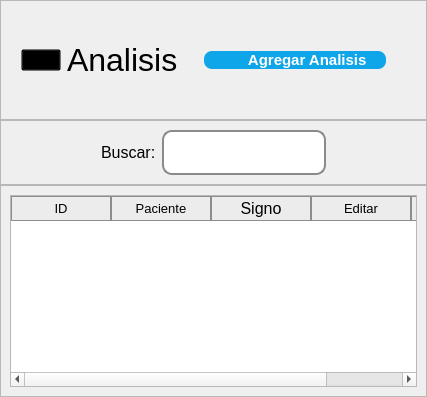
            <widget class="QWidget" name="pagAnalisis">
             <layout class="QVBoxLayout" name="verticalLayout_18">
              <property name="spacing">
               <number>0</number>
              </property>
              <property name="leftMargin">
               <number>0</number>
              </property>
              <property name="topMargin">
               <number>0</number>
              </property>
              <property name="rightMargin">
               <number>0</number>
              </property>
              <property name="bottomMargin">
               <number>0</number>
              </property>
              <item alignment="Qt::AlignTop">
               <widget class="QFrame" name="frame_6">
                <property name="minimumSize">
                 <size>
                  <width>0</width>
                  <height>120</height>
                 </size>
                </property>
                <property name="frameShape">
                 <enum>QFrame::StyledPanel</enum>
                </property>
                <property name="frameShadow">
                 <enum>QFrame::Raised</enum>
                </property>
                <layout class="QHBoxLayout" name="horizontalLayout_2">
                 <property name="leftMargin">
                  <number>20</number>
                 </property>
                 <property name="topMargin">
                  <number>20</number>
                 </property>
                 <property name="rightMargin">
                  <number>20</number>
                 </property>
                 <property name="bottomMargin">
                  <number>20</number>
                 </property>
                 <item>
                  <widget class="QPushButton" name="pushButton_18">
                   <property name="styleSheet">
                    <string notr="true">QPushButton{
	background-color: transparent;
}</string>
                   </property>
                   <property name="text">
                    <string/>
                   </property>
                   <property name="icon">
                    <iconset>
                     <normaloff>img/enfermedadesPag.svg</normaloff>img/enfermedadesPag.svg</iconset>
                   </property>
                   <property name="iconSize">
                    <size>
                     <width>80</width>
                     <height>80</height>
                    </size>
                   </property>
                  </widget>
                 </item>
                 <item>
                  <widget class="QLabel" name="lblBienvenenida_5">
                   <property name="sizePolicy">
                    <sizepolicy hsizetype="Preferred" vsizetype="Expanding">
                     <horstretch>0</horstretch>
                     <verstretch>0</verstretch>
                    </sizepolicy>
                   </property>
                   <property name="font">
                    <font>
                     <family>Arial</family>
                     <pointsize>24</pointsize>
                    </font>
                   </property>
                   <property name="text">
                    <string>Analisis</string>
                   </property>
                  </widget>
                 </item>
                 <item>
                  <widget class="QPushButton" name="btnAgregarCita_2">
                   <property name="sizePolicy">
                    <sizepolicy hsizetype="Expanding" vsizetype="Fixed">
                     <horstretch>0</horstretch>
                     <verstretch>0</verstretch>
                    </sizepolicy>
                   </property>
                   <property name="maximumSize">
                    <size>
                     <width>16777215</width>
                     <height>16777215</height>
                    </size>
                   </property>
                   <property name="font">
                    <font>
                     <family>Arial</family>
                     <pointsize>11</pointsize>
                     <weight>75</weight>
                     <bold>true</bold>
                    </font>
                   </property>
                   <property name="cursor">
                    <cursorShape>PointingHandCursor</cursorShape>
                   </property>
                   <property name="layoutDirection">
                    <enum>Qt::LeftToRight</enum>
                   </property>
                   <property name="styleSheet">
                    <string notr="true">QPushButton{
	background-color: #0EA5E9;
	border: none;
	padding-left: 10px;
	padding-right: 10px;
	color: #fff;
	margin-left: 20px;
	margin-right: 20px;
	border-radius: 8px;
}

QPushButton::hover{
	background-color: #0284c7;
}</string>
                   </property>
                   <property name="text">
                    <string>      Agregar Analisis</string>
                   </property>
                   <property name="icon">
                    <iconset>
                     <normaloff>img/add.svg</normaloff>img/add.svg</iconset>
                   </property>
                   <property name="iconSize">
                    <size>
                     <width>20</width>
                     <height>50</height>
                    </size>
                   </property>
                  </widget>
                 </item>
                </layout>
               </widget>
              </item>
              <item alignment="Qt::AlignTop">
               <widget class="QFrame" name="frame_8">
                <property name="minimumSize">
                 <size>
                  <width>0</width>
                  <height>55</height>
                 </size>
                </property>
                <property name="maximumSize">
                 <size>
                  <width>16777215</width>
                  <height>80</height>
                 </size>
                </property>
                <property name="frameShape">
                 <enum>QFrame::StyledPanel</enum>
                </property>
                <property name="frameShadow">
                 <enum>QFrame::Raised</enum>
                </property>
                <layout class="QHBoxLayout" name="horizontalLayout_15">
                 <property name="leftMargin">
                  <number>100</number>
                 </property>
                 <property name="rightMargin">
                  <number>100</number>
                 </property>
                 <item>
                  <widget class="QLabel" name="label_33">
                   <property name="sizePolicy">
                    <sizepolicy hsizetype="Preferred" vsizetype="Preferred">
                     <horstretch>0</horstretch>
                     <verstretch>0</verstretch>
                    </sizepolicy>
                   </property>
                   <property name="font">
                    <font>
                     <family>Arial</family>
                     <pointsize>12</pointsize>
                    </font>
                   </property>
                   <property name="text">
                    <string>Buscar:</string>
                   </property>
                  </widget>
                 </item>
                 <item>
                  <widget class="QLineEdit" name="inpBusquedaCitas_2">
                   <property name="sizePolicy">
                    <sizepolicy hsizetype="Expanding" vsizetype="MinimumExpanding">
                     <horstretch>0</horstretch>
                     <verstretch>0</verstretch>
                    </sizepolicy>
                   </property>
                   <property name="font">
                    <font>
                     <family>Arial</family>
                     <pointsize>12</pointsize>
                    </font>
                   </property>
                   <property name="styleSheet">
                    <string notr="true">QLineEdit{
	border-radius: 10px;
	border: 2px solid #8B8B8B;
	padding: 10px;
	color: #525252;
}</string>
                   </property>
                   <property name="text">
                    <string/>
                   </property>
                   <property name="alignment">
                    <set>Qt::AlignCenter</set>
                   </property>
                  </widget>
                 </item>
                </layout>
               </widget>
              </item>
              <item>
               <widget class="QFrame" name="frame_7">
                <property name="sizePolicy">
                 <sizepolicy hsizetype="Preferred" vsizetype="Expanding">
                  <horstretch>0</horstretch>
                  <verstretch>0</verstretch>
                 </sizepolicy>
                </property>
                <property name="frameShape">
                 <enum>QFrame::StyledPanel</enum>
                </property>
                <property name="frameShadow">
                 <enum>QFrame::Raised</enum>
                </property>
                <layout class="QVBoxLayout" name="verticalLayout_19">
                 <item>
                  <widget class="QTableWidget" name="tblCitas_2">
                   <property name="font">
                    <font>
                     <family>Arial</family>
                     <pointsize>12</pointsize>
                    </font>
                   </property>
                   <property name="styleSheet">
                    <string notr="true">QHeaderView::section{
	background-color: #ECECEC;
	border: 1px solid #8d8d8d;
}</string>
                   </property>
                   <property name="textElideMode">
                    <enum>Qt::ElideMiddle</enum>
                   </property>
                   <column>
                    <property name="text">
                     <string>ID</string>
                    </property>
                    <property name="font">
                     <font>
                      <family>Arial</family>
                      <pointsize>10</pointsize>
                     </font>
                    </property>
                   </column>
                   <column>
                    <property name="text">
                     <string>Paciente</string>
                    </property>
                    <property name="font">
                     <font>
                      <family>Arial</family>
                      <pointsize>10</pointsize>
                     </font>
                    </property>
                   </column>
                   <column>
                    <property name="text">
                     <string>Signo</string>
                    </property>
                   </column>
                   <column>
                    <property name="text">
                     <string>Editar</string>
                    </property>
                    <property name="font">
                     <font>
                      <family>Arial</family>
                      <pointsize>10</pointsize>
                     </font>
                    </property>
                   </column>
                   <column>
                    <property name="text">
                     <string>Eliminar</string>
                    </property>
                    <property name="font">
                     <font>
                      <family>Arial</family>
                      <pointsize>10</pointsize>
                     </font>
                    </property>
                   </column>
                  </widget>
                 </item>
                </layout>
               </widget>
              </item>
             </layout>
            </widget>
